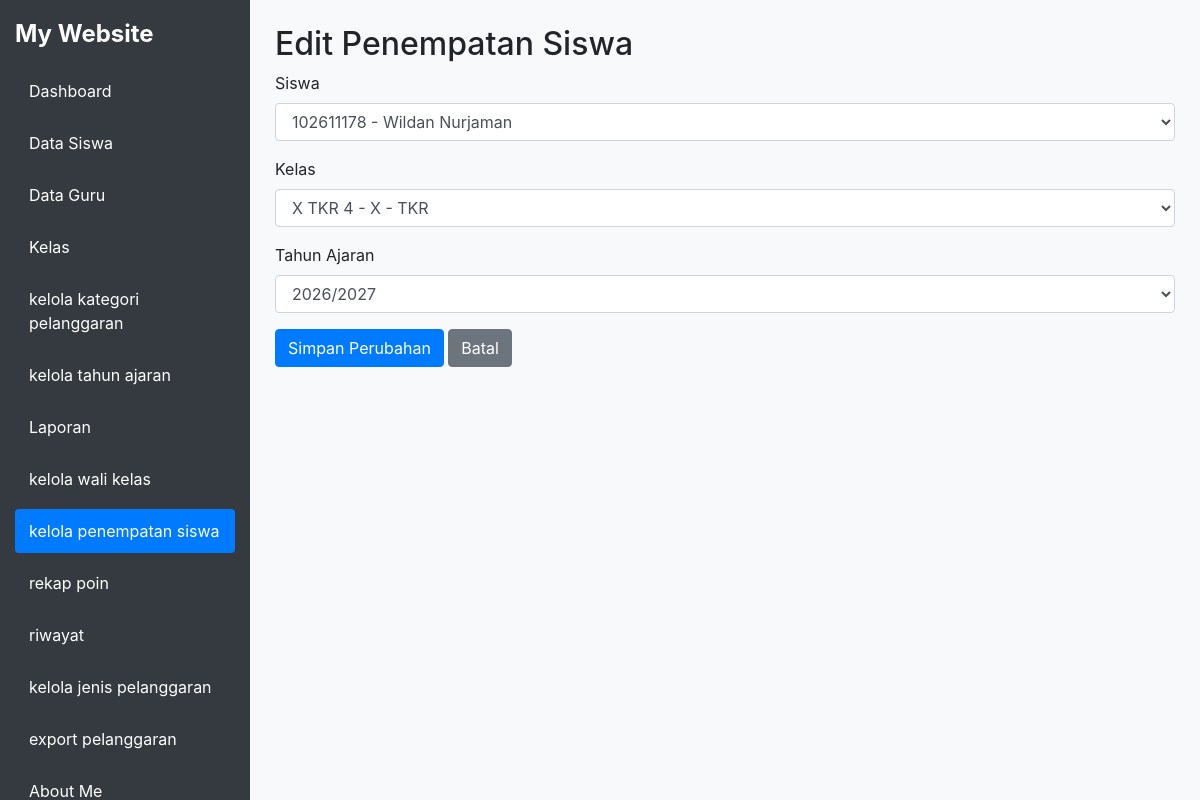
Page /edit_penempatan_siswa.php?id=111 (signed in) on the committed database.
### tables this page shows
CREATE TABLE `t_kelas_siswa` (
  `id` int(11) NOT NULL,
  `siswa_id` int(11) NOT NULL,
  `tahun_ajaran_id` int(11) NOT NULL,
  `kelas_id` int(11) NOT NULL,
  `tanggal_mulai` date NOT NULL,
  `tanggal_selesai` date NOT NULL,
  `status_aktif` tinyint(1) NOT NULL,
  `created_at` timestamp NOT NULL DEFAULT current_timestamp(),
  `updated_at` timestamp NOT NULL DEFAULT current_timestamp()
);

CREATE TABLE `t_siswa` (
  `id` int(11) NOT NULL,
  `nis` varchar(30) NOT NULL,
  `nisn` varchar(20) NOT NULL,
  `nama` varchar(150) NOT NULL,
  `jenis_kelamin` char(1) NOT NULL,
  `tanggal_lahir` date NOT NULL,
  `alamat` text NOT NULL,
  `status_aktif` tinyint(1) NOT NULL,
  `created_at` timestamp NOT NULL DEFAULT current_timestamp(),
  `updated_at` timestamp NOT NULL DEFAULT current_timestamp()
);

CREATE TABLE `t_kelas` (
  `id` int(11) NOT NULL,
  `nama` varchar(100) NOT NULL,
  `tingkat` varchar(20) NOT NULL,
  `jurusan` varchar(100) NOT NULL,
  `status_aktif` tinyint(1) NOT NULL,
  `created_at` timestamp NOT NULL DEFAULT current_timestamp(),
  `updated_at` timestamp NOT NULL DEFAULT current_timestamp()
);

CREATE TABLE `t_tahun_ajaran` (
  `id` int(11) NOT NULL,
  `nama` varchar(20) NOT NULL,
  `tanggal_mulai` date NOT NULL,
  `tanggal_selesai` date NOT NULL,
  `status_aktif` tinyint(1) NOT NULL,
  `created_at` timestamp NOT NULL DEFAULT current_timestamp(),
  `updated_at` timestamp NOT NULL DEFAULT current_timestamp()
);

### edit_penempatan_siswa.php (the view, shortened to what this page needs)
<?php
include 'config/koneksi.php';
$id = isset($_GET['id']) ? (int) $_GET['id'] : 0;
$sql = "SELECT * FROM t_kelas_siswa WHERE id = $id";
$query = mysqli_query($koneksi, $sql);
$data = mysqli_fetch_assoc($query);
$siswa_query = mysqli_query(
    $koneksi,
    "SELECT id, nis, nama FROM t_siswa ORDER BY nama ASC"
);
$kelas_query = mysqli_query(
    $koneksi,
    "SELECT id, nama, tingkat, jurusan FROM t_kelas ORDER BY tingkat, jurusan, nama"
);
$ta_query = mysqli_query(
    $koneksi,
    "SELECT id, nama FROM t_tahun_ajaran ORDER BY id DESC"
);
?>
<!DOCTYPE html>
<html lang="id">
<head>
    <link rel="stylesheet" href="https://cdn.jsdelivr.net/npm/bootstrap@4.1.3/dist/css/bootstrap.min.css">
</head>
<body>
<div class="sidebar">
    <h4>My Website</h4>
    <ul class="nav nav-pills flex-column">
        <li class="nav-item mb-2"><a href="dashboard.php" class="nav-link">Dashboard</a></li>
        <li class="nav-item mb-2"><a href="kelola_siswa.php" class="nav-link">Data Siswa</a></li>
        <li class="nav-item mb-2"><a href="kelola_guru.php" class="nav-link">Data Guru</a></li>
        <li class="nav-item mb-2"><a href="kelola_kelas.php" class="nav-link">Kelas</a></li>
        <li class="nav-item mb-2"><a href="kelola_kategori_pelanggaran.php" class="nav-link">kelola kategori pelanggaran</a></li>
        <li class="nav-item mb-2"><a href="kelola_tahun_ajaran.php" class="nav-link">kelola tahun ajaran</a></li>
        <li class="nav-item mb-2"><a href="laporan.php" class="nav-link">Laporan</a></li>
        <li class="nav-item mb-2"><a href="kelola_wali_kelas.php" class="nav-link">kelola wali kelas</a></li>
        <li class="nav-item mb-2"><a href="kelola_penempatan_siswa.php" class="nav-link active">kelola penempatan siswa</a></li>
        <li class="nav-item mb-2"><a href="rekap_point.php" class="nav-link">rekap poin</a></li>
        <li class="nav-item mb-2"><a href="riwayat.php" class="nav-link">riwayat</a></li>
        <li class="nav-item mb-2"><a href="kelola_jenis_pelanggaran.php" class="nav-link">kelola jenis pelanggaran</a></li>
        <li class="nav-item mb-2"><a href="export_pelanggaran.php" class="nav-link">export pelanggaran</a></li>
        <li class="nav-item mb-2"><a href="tentang_saya.php" class="nav-link">About Me</a></li>
    </ul>
</div>
<main class="konten">
    <h2>Edit Penempatan Siswa</h2>
    <form method="POST">
        <div class="form-group">
            <label>Siswa</label>
            <select name="siswa_id" class="form-control" required>
                <?php while ($siswa = mysqli_fetch_assoc($siswa_query)): ?>
                    <option value="<?= (int) $siswa['id'] ?>"
                        <?= ((int) $siswa['id'] === (int) $data['siswa_id']) ? 'selected' : '' ?>>
                        <?= htmlspecialchars($siswa['nis'] . ' - ' . $siswa['nama']) ?>
                    </option>
                <?php endwhile; ?>
            </select>
        </div>
        <div class="form-group">
            <label>Kelas</label>
            <select name="kelas_id" class="form-control" required>
                <?php while ($kelas = mysqli_fetch_assoc($kelas_query)): ?>
                    <option value="<?= (int) $kelas['id'] ?>"
                        <?= ((int) $kelas['id'] === (int) $data['kelas_id']) ? 'selected' : '' ?>>
                        <?= htmlspecialchars($kelas['nama'] . ' - ' . $kelas['tingkat'] . ' - ' . $kelas['jurusan']) ?>
                    </option>
                <?php endwhile; ?>
            </select>
        </div>
        <div class="form-group">
            <label>Tahun Ajaran</label>
            <select name="tahun_ajaran_id" class="form-control" required>
                <?php while ($ta = mysqli_fetch_assoc($ta_query)): ?>
                    <option value="<?= (int) $ta['id'] ?>"
                        <?= ((int) $ta['id'] === (int) $data['tahun_ajaran_id']) ? 'selected' : '' ?>>
                        <?= htmlspecialchars($ta['nama']) ?>
                    </option>
                <?php endwhile; ?>
            </select>
        </div>
        <button type="submit" class="btn btn-primary">Simpan Perubahan</button>
        <a href="kelola_penempatan_siswa.php" class="btn btn-secondary">Batal</a>
    </form>
</main>
</body>
</html>

### edit_penempatan_siswa.php (style rules this page uses)
body { background: #f8f9fa; margin: 0; }
.sidebar { position: fixed; top: 0; bottom: 0; left: 0; width: 250px; background: #343a40; padding: 20px 15px; overflow-y: auto; z-index: 1000; }
.sidebar h4 { color: white; font-weight: bold; margin-bottom: 20px; }
.sidebar a { color: white; display: block; padding: 10px 14px; border-radius: 4px; text-decoration: none; }
.sidebar a.active { background: #007bff; }
.konten { margin-left: 250px; width: calc(100% - 250px); padding: 25px; min-width: 0; }

### rows in the picture
t_kelas_siswa: siswa_id "102611178 - Wildan Nurjaman", kelas_id "X TKR 4 - X - TKR", tahun_ajaran_id "2026/2027"
